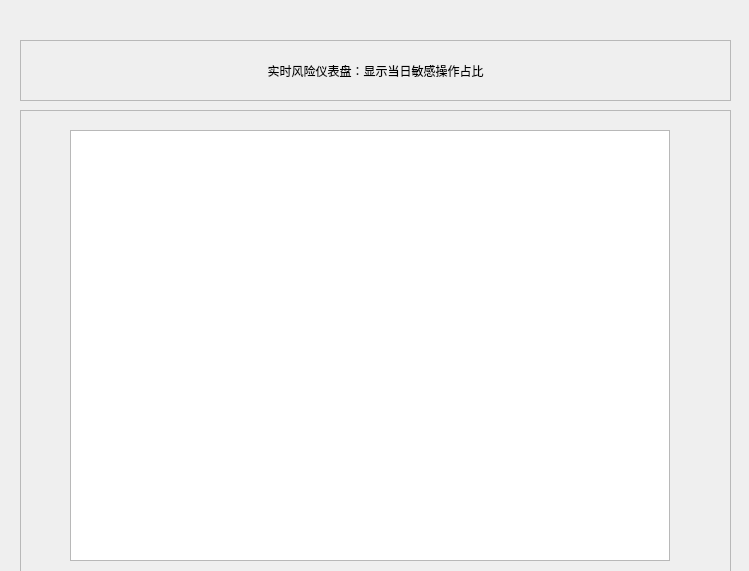
<?xml version="1.0" encoding="UTF-8"?>
<ui version="4.0">
 <class>dashboard</class>
 <widget class="QWidget" name="dashboard">
  <property name="geometry">
   <rect>
    <x>0</x>
    <y>0</y>
    <width>749</width>
    <height>571</height>
   </rect>
  </property>
  <property name="windowTitle">
   <string>Form</string>
  </property>
  <widget class="CardWidget" name="frame">
   <property name="geometry">
    <rect>
     <x>20</x>
     <y>110</y>
     <width>711</width>
     <height>471</height>
    </rect>
   </property>
   <property name="frameShape">
    <enum>QFrame::StyledPanel</enum>
   </property>
   <property name="frameShadow">
    <enum>QFrame::Raised</enum>
   </property>
   <widget class="FlipView" name="listWidget">
    <property name="geometry">
     <rect>
      <x>50</x>
      <y>20</y>
      <width>600</width>
      <height>431</height>
     </rect>
    </property>
   </widget>
  </widget>
  <widget class="CardWidget" name="frame_2">
   <property name="geometry">
    <rect>
     <x>20</x>
     <y>40</y>
     <width>711</width>
     <height>61</height>
    </rect>
   </property>
   <property name="frameShape">
    <enum>QFrame::StyledPanel</enum>
   </property>
   <property name="frameShadow">
    <enum>QFrame::Raised</enum>
   </property>
   <widget class="StrongBodyLabel" name="label">
    <property name="geometry">
     <rect>
      <x>20</x>
      <y>10</y>
      <width>671</width>
      <height>41</height>
     </rect>
    </property>
    <property name="text">
     <string>实时风险仪表盘：显示当日敏感操作占比</string>
    </property>
    <property name="alignment">
     <set>Qt::AlignCenter</set>
    </property>
   </widget>
  </widget>
 </widget>
 <customwidgets>
  <customwidget>
   <class>CardWidget</class>
   <extends>QFrame</extends>
   <header>qfluentwidgets</header>
   <container>1</container>
  </customwidget>
  <customwidget>
   <class>FlipView</class>
   <extends>QListWidget</extends>
   <header>qfluentwidgets</header>
  </customwidget>
  <customwidget>
   <class>StrongBodyLabel</class>
   <extends>QLabel</extends>
   <header>qfluentwidgets</header>
  </customwidget>
 </customwidgets>
 <resources/>
 <connections/>
</ui>
